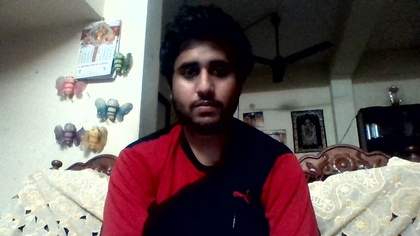
%> input picture Image Processing Assignment3&4/Image.jpg, 420 x 236 px, shrunk from 1280 x 720 before the run
$ octave Assignment1.m   (GNU Octave 9; MATLAB toolbox functions it lacks are replaced by stand-ins)
%> lines starting %> are read from the running program, lines starting %| are printed output that depends on the picture; in (x1, y1, x2, y2) boxes, pixels count from 0 and x2, y2 are one past the last pixel; in counts of white or black regions, pixels touching at a corner belong together; the program's own positions count from 1
### Image Processing Assignment3&4/colortogray.m
function output = colortogray(input)
    [x,y,~] = size(input);
    output = zeros(x,y,'uint8');
    for i = 1:x
        for j = 1:y
            output(i,j) = input(i,j,1)*0.2989+input(i,j,2)*0.5870+input(i,j,3)*0.114;
        end
    end


### Image Processing Assignment3&4/waste/bitplane.m
function output = bitplane(input)
    [x,y,z] = size(input);
    if z == 3
        input = colortogray(input);
    end
    output = zeros(x,y,8,'uint8');
    for i = 1:8
        output(:,:,i) = bitget(input, i)*255;
    end

### Image Processing Assignment3&4/waste/Assignment1.m
imdata = imread('Image.jpg');
%> imdata is the input picture: size 236x420x3 uint8; mean R, G, B 110.2, 97, 95.7

figure;imshow(imdata);title('Original');

gydata = colortogray(imdata);
%> after the loop in colortogray, `for i = 1:x`:
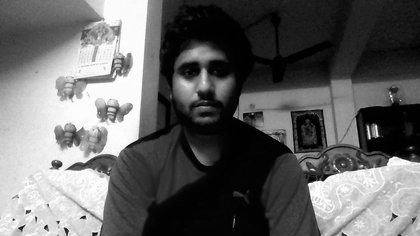
%> output: size 236x420 uint8; min 0, max 255, mean 100.8

%A = gydata;

figure;imshow(gydata);title('Grey Shade Image');

bitplane1 = bitplane(imdata);

for i = 1:8
    figure;imshow(bitplane1(:,:,9-i));title(strcat('Bit Plane B',int2str(i)));
end
%> this loop made 8 passes
%> pass 1, `imshow(bitplane1(:,:,9-i))`:
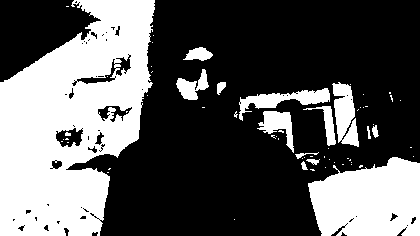
%> displayed picture: size 236x420, on the screen's scale of 0 to 255; 36.1% white; 63 white regions (48 under 20 px), largest, box (x1, y1, x2, y2) and area: (0, 0, 155, 236) 24308, (308, 157, 420, 236) 7057, (332, 82, 359, 147) 1116
%> pass 2, `imshow(bitplane1(:,:,9-i))`:
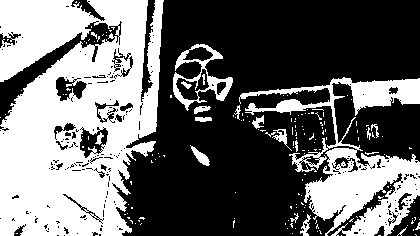
%> displayed picture: size 236x420, on the screen's scale of 0 to 255; 41.6% white; 163 white regions (143 under 20 px), largest, box (x1, y1, x2, y2) and area: (0, 0, 164, 236) 29098, (239, 77, 420, 236) 9591, (173, 44, 233, 111) 1082
